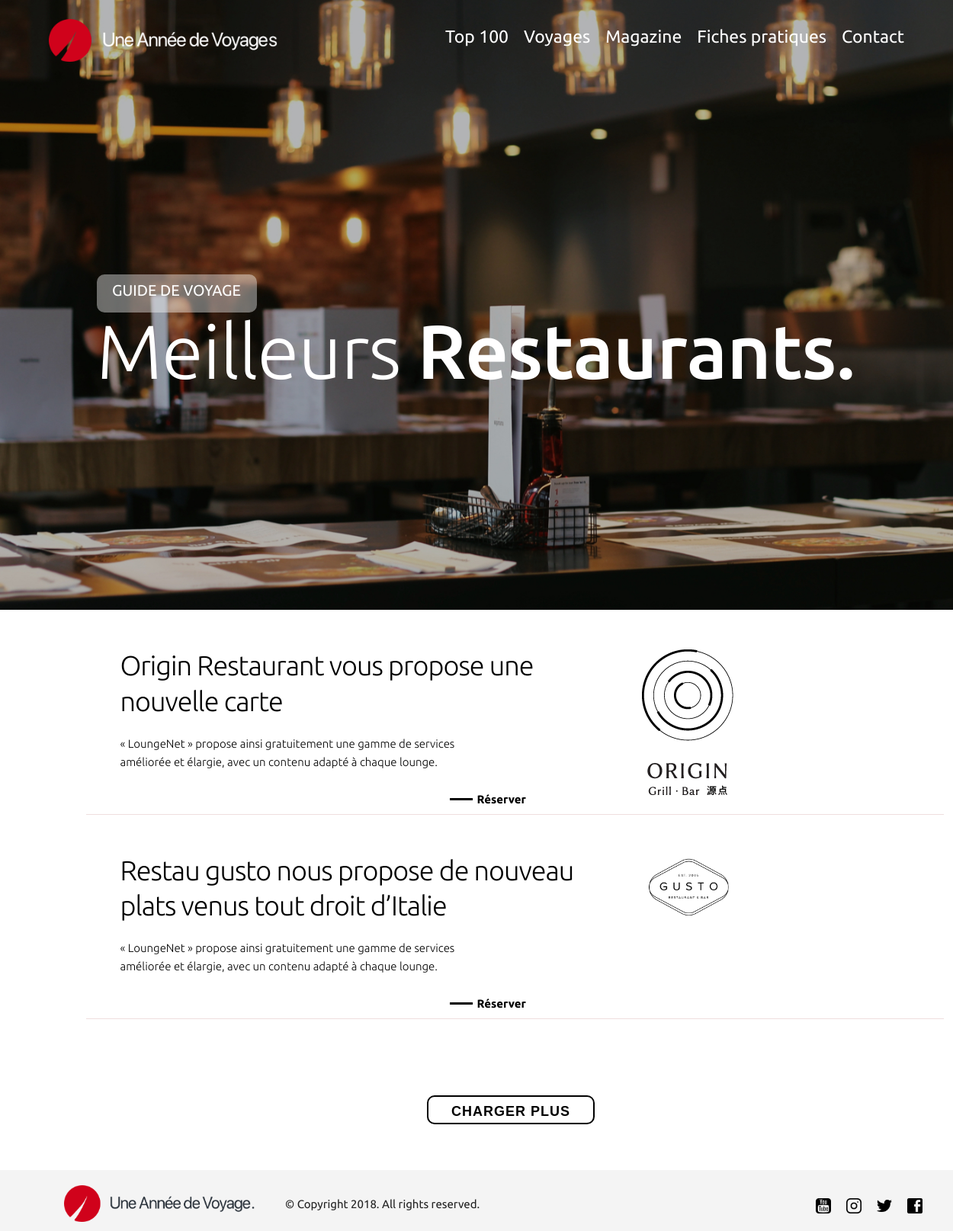
The app's page /topRestos.php with its own data.
### tables this page shows
CREATE TABLE `articles` (
  `id` int(10) NOT NULL,
  `title` varchar(110) NOT NULL,
  `subtitle` varchar(110) NOT NULL,
  `img_src` varchar(2048) NOT NULL,
  `img_alt` varchar(69) NOT NULL,
  `content` text NOT NULL,
  `logo_img` varchar(2048) NOT NULL,
  `company_name` varchar(110) NOT NULL,
  `category_id` int(11) NOT NULL
);

### src/db.php (called while the page is built, shortened)
<?php
class Database {
	private $db;
	function __construct() {
		$options = [
			PDO::MYSQL_ATTR_INIT_COMMAND => 'SET NAMES utf8'
		];
		$this->db = new PDO( 'mysql:host=' . Database::HOST . ':' . Database::PORT . ';dbname=' . Database::NAME, Database::USERNAME, Database::PASSWORD, $options );
		$this->db->setAttribute( PDO::ATTR_ERRMODE, PDO::ERRMODE_EXCEPTION );
	}
	function getCategoryByName( $name ) {
		$stmt = $this->db->prepare( 'SELECT id FROM categories WHERE LOWER(name) LIKE LOWER(:name) LIMIT 1' );
		$stmt->execute( [
			':name' => $name
		] );
		return $stmt->fetch();
	}
	function getArticlesInCategory( $page, $category_id ) {
		$stmt = $this->db->prepare( 'SELECT * FROM `articles` WHERE `category_id` = :category_id LIMIT 20 OFFSET :page' );
		$stmt->bindValue( ':page', (int) $page, PDO::PARAM_INT );
		$stmt->bindValue( ':category_id', intval( $category_id ), PDO::PARAM_INT );
		$stmt->execute();
		return $stmt->fetchAll();
	}
	function getRestaurants( $page ) {
		return $this->getArticlesInCategory( $page, $this->getCategoryByName( 'Restaurants' )['id'] );
	}
}

### src/admin/init.php (called while the page is built, shortened)
<?php
$db = new Database();

### src/frontoffice/views.php (the view, shortened to what this page needs)
<?php
function restaurantView( $restaurant ) {
	?>
    <a href="/article.php?id=<?= $restaurant['id'] ?>" style="color: black; text-decoration: none">
        <div class="card-container">
            <div class="row">
                <div class="seven columns top-text">
                    <h3><?= $restaurant['title'] ?></h3>
                    <p><?= $restaurant['content'] ?></p>
                    <div class="top-link"><a href="#">Réserver</a></div>
                </div>
                <div class="three columns top-image">
                    <img src="/uploads/<?= $restaurant['logo_img'] ?>">
                </div>
            </div>
        </div>
    </a>
<?php } ?>

### public/topRestos.php
<?php include '../src/frontoffice/header.php';
require_once '../src/db.php';
require_once '../src/frontoffice/views.php';
require_once '../src/admin/init.php';
?>
    <section class="home restaurantsBackground">
		<?php include 'navbar.php' ?>
        <div class="container">
            <div class="row">
                <div class="twelve columns">
                    <div class="home-backgroundText">
                        <span class="home-lilText">GUIDE DE VOYAGE</span>
                    </div>
                </div>
                <div class="six columns">
                    <h1 class="home-Title">Meilleurs <span class="home-boldText">Restaurants.</span></h1>
                </div>
            </div>
        </div>
    </section>
    <section class="list">
        <div class="top container">
            <div class="row">
                <div class="twelve columns">
					<?php foreach ( $db->getRestaurants( 0 ) as $restaurant ) {
						restaurantView( $restaurant );
					} ?>
                </div>
            </div>
        </div>
        <div class="twelve columns btn-contain">
            <button class="list-btn" type="button" name="button">Charger plus</button>
        </div>
    </section>
<?php include_once '../src/frontoffice/footer.php'; ?>

### public/assets/styles/main.css (style rules this page uses)
body { margin: 0; padding: 0; font-family: "Ubuntu", sans-serif; overflow-x: hidden; }
.top { display: flex; }
.top p { width: 85%; font-weight: 300; }
.card-container { width: 100%; }
.top-image { width: 200px; }
.top-image img { width: 100%; }
.card-container { margin-bottom: 50px; }
.top-link { position: absolute; left: 30%; }
.top-link:before { content: ""; width: 30px; height: 3px; background-color: black; position: absolute; top: 10px; right: 70px; }
.top-link a { text-decoration: none; color: black; }
section { font-family: "Ubuntu", sans-serif; margin: 0; }
.home { background-size: cover; width: 100%; height: 100vh; font-family: "Ubuntu", sans-serif; z-index: -1; }
.home-boldText { font-weight: 500; }
.home-lilText { width: 200px; text-transform: uppercase; height: 40px; color: white; background-color: rgba(255, 255, 255, 0.4); position: absolute; top: 42%; left: 8vh; font-size: 2rem; padding: 0.5rem; text-align: center; border-radius: 1rem; top: 45vh; }
.home-Title { font-size: 10rem; color: white; position: absolute; left: 8vh; margin-top: 50vh; }
.top-text p { width: 70%; align-items: center; }
.top-image { width: 100px; }
.top-image img { width: 50%; }
.card-container { margin: 50px; border-bottom: 0.5px solid #efdede; }
.top-link { position: sticky; display: inline-flex; left: 50%; }
.top-link a { text-decoration: none; color: black; font-weight: bolder; position: sticky; }
.btn-contain { padding: 50px 0; }
.list-btn { font-size: 18px; margin-left: 70vh; color: #000000; border: 2px solid #000000; border-radius: 1rem; }
.restaurantsBackground { background: url("../images/Restaurants.jpg") no-repeat; background-size: cover; }
img { width: 100%; }

### public/assets/styles/skeleton.css (style rules this page uses)
.container { position: relative; width: 100%; max-width: 1920px; margin: 0 auto; padding: 0 20px; box-sizing: border-box; }
.column, .columns { width: 100%; float: left; box-sizing: border-box; }
@media (min-width: 400px) { .container { width: 85%; padding: 0; } }
@media (min-width: 550px) { .container { width: 90%; } }
@media (min-width: 550px) { .column, .columns { margin-left: 4%; } }
@media (min-width: 550px) { .column:first-child, .columns:first-child { margin-left: 0; } }
@media (min-width: 550px) { .three.columns { width: 22%; } }
@media (min-width: 550px) { .six.columns { width: 48%; } }
@media (min-width: 550px) { .seven.columns { width: 56.6666666667%; } }
@media (min-width: 550px) { .twelve.columns { width: 100%; margin-left: 0; } }
html { font-size: 62.5%; }
body { font-size: 1.5em; line-height: 1.6; font-weight: 400; color: #222; }
h1, h2, h3, h4, h5, h6 { margin-top: 0; margin-bottom: 2rem; font-weight: 300; }
h1 { font-size: 4.0rem; line-height: 1.2; letter-spacing: -.1rem; }
h3 { font-size: 3.0rem; line-height: 1.3; letter-spacing: -.1rem; }
@media (min-width: 550px) { h1 { font-size: 5.0rem; } }
@media (min-width: 550px) { h3 { font-size: 3.6rem; } }
p { margin-top: 0; }
a { color: #1EAEDB; }
.button, button, input[type="submit"], input[type="reset"], input[type="button"] { display: inline-block; height: 38px; padding: 0 30px; color: #555; text-align: center; font-size: 11px; font-weight: 600; line-height: 38px; letter-spacing: .1rem; text-transform: uppercase; text-decoration: none; white-space: nowrap; background-color: transparent; border-radius: 4px; border: 1px solid #bbb; cursor: pointer; box-sizing: border-box; }
button, .button { margin-bottom: 1rem; }
pre, blockquote, dl, figure, table, p, ul, ol, form { margin-bottom: 2.5rem; }
.container:after, .row:after, .u-cf { content: ""; display: table; clear: both; }

### records on screen
articles: title "Origin Restaurant vous propose une nouvelle carte", content "« LoungeNet » propose ainsi gratuitement une gamme de services améliorée et élargie, avec un contenu adapté à chaque lounge.", logo_img (picture)
articles: title "Restau gusto nous propose de nouveau plats venus tout droit d’Italie", content "« LoungeNet » propose ainsi gratuitement une gamme de services améliorée et élargie, avec un contenu adapté à chaque lounge.", logo_img (picture)
